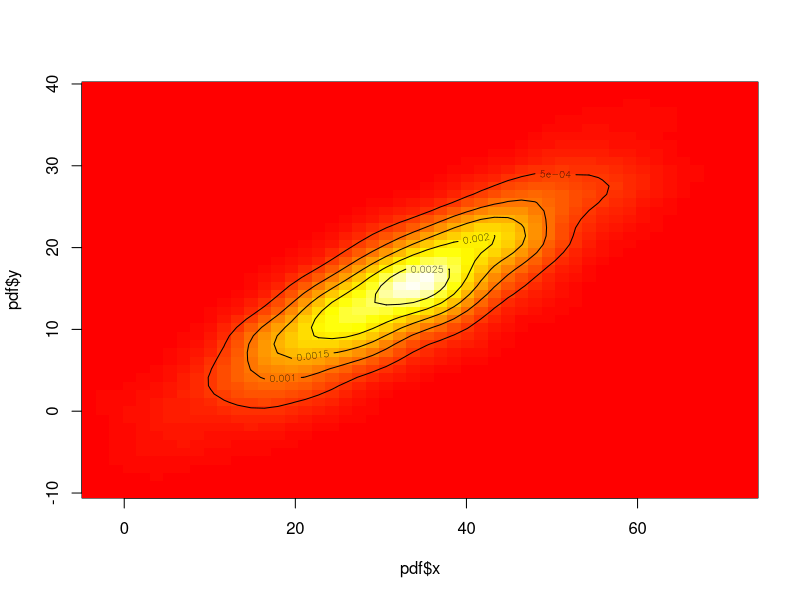
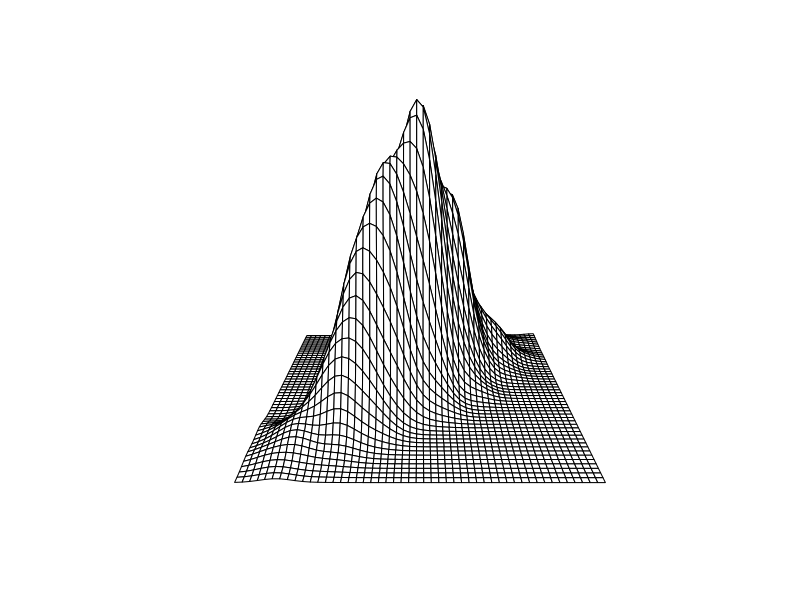

The R source for these figures, in order: (Note: this script raises an error after producing the figures.)
library(MASS)

# Set the mean vector and covariance matrix
mu <- c(0, 1)
sigma <- matrix(c(1, 0.5, 0.5, 2), nrow = 2)
sigma <-  matrix(c(145, 77, 77, 56), nrow = 2)
mu <- c(33,15)
               
# Generate random values of x and y
n <- 1000
xy <- mvrnorm(n, mu, sigma)

# Compute the joint pdf using the density function
pdf <- kde2d(xy[,1], xy[,2], n = 50)

# Plot the joint pdf
image(pdf$x, pdf$y, pdf$z, col = heat.colors(50))
contour(pdf$x, pdf$y, pdf$z, add = TRUE)


persp(x=pdf$x,,y=pdf$y,z=pdf$z, box=FALSE)


# Actual
# Vrai valeurs de xy 
xy_actual <- dmvnorm(xy, mean =mu , sigma = sigma,log = FALSE)


plot(density(xy_actual), type = "p", main = "Joint Distribution of X and Y", xlab = "X", ylab = "Y")

#MSE

mean((xy_actual- xy)^2)

